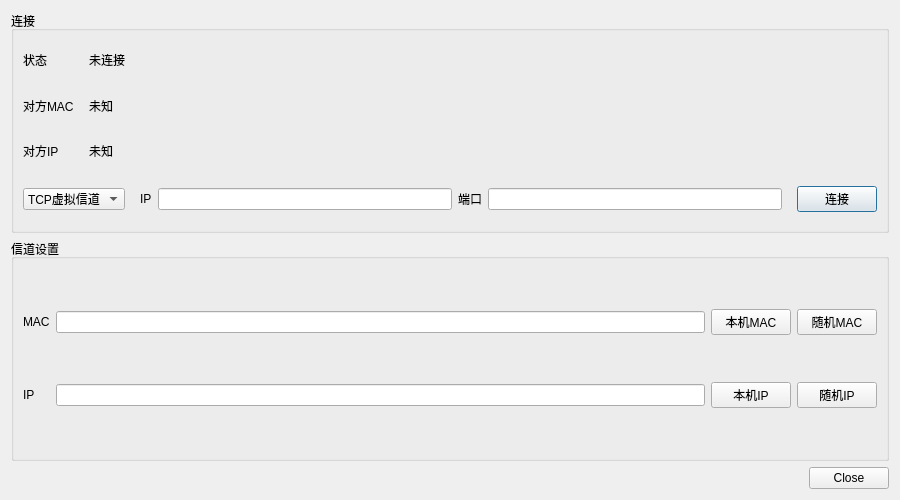
<?xml version="1.0" encoding="UTF-8"?>
<ui version="4.0">
 <class>ConnDialog</class>
 <widget class="QDialog" name="ConnDialog">
  <property name="geometry">
   <rect>
    <x>0</x>
    <y>0</y>
    <width>900</width>
    <height>500</height>
   </rect>
  </property>
  <property name="sizePolicy">
   <sizepolicy hsizetype="Preferred" vsizetype="Minimum">
    <horstretch>0</horstretch>
    <verstretch>0</verstretch>
   </sizepolicy>
  </property>
  <property name="minimumSize">
   <size>
    <width>900</width>
    <height>500</height>
   </size>
  </property>
  <property name="maximumSize">
   <size>
    <width>900</width>
    <height>500</height>
   </size>
  </property>
  <property name="windowTitle">
   <string>设置虚拟信道</string>
  </property>
  <layout class="QVBoxLayout" name="verticalLayout">
   <item>
    <widget class="QGroupBox" name="groupBox">
     <property name="title">
      <string>连接</string>
     </property>
     <layout class="QGridLayout" name="gridLayout">
      <item row="3" column="6">
       <widget class="QPushButton" name="pushButton_5">
        <property name="sizePolicy">
         <sizepolicy hsizetype="Maximum" vsizetype="Fixed">
          <horstretch>0</horstretch>
          <verstretch>0</verstretch>
         </sizepolicy>
        </property>
        <property name="text">
         <string>连接</string>
        </property>
       </widget>
      </item>
      <item row="1" column="2">
       <widget class="QLabel" name="label_4">
        <property name="text">
         <string>未知</string>
        </property>
       </widget>
      </item>
      <item row="0" column="0">
       <widget class="QLabel" name="label_3">
        <property name="text">
         <string>状态</string>
        </property>
       </widget>
      </item>
      <item row="0" column="2">
       <widget class="QLabel" name="label_5">
        <property name="text">
         <string>未连接</string>
        </property>
       </widget>
      </item>
      <item row="3" column="0" colspan="3">
       <widget class="QComboBox" name="comboBox">
        <item>
         <property name="text">
          <string>TCP虚拟信道</string>
         </property>
        </item>
        <item>
         <property name="text">
          <string>COM信道</string>
         </property>
        </item>
       </widget>
      </item>
      <item row="1" column="0">
       <widget class="QLabel" name="label_6">
        <property name="text">
         <string>对方MAC</string>
        </property>
       </widget>
      </item>
      <item row="2" column="0">
       <widget class="QLabel" name="label_7">
        <property name="text">
         <string>对方IP</string>
        </property>
       </widget>
      </item>
      <item row="3" column="3">
       <widget class="QStackedWidget" name="stackedWidget">
        <property name="sizePolicy">
         <sizepolicy hsizetype="Preferred" vsizetype="Maximum">
          <horstretch>0</horstretch>
          <verstretch>0</verstretch>
         </sizepolicy>
        </property>
        <property name="currentIndex">
         <number>0</number>
        </property>
        <widget class="QWidget" name="page">
         <layout class="QHBoxLayout" name="horizontalLayout">
          <item>
           <widget class="QLabel" name="label_10">
            <property name="text">
             <string>IP</string>
            </property>
           </widget>
          </item>
          <item>
           <widget class="QLineEdit" name="lineEdit_3"/>
          </item>
          <item>
           <widget class="QLabel" name="label_9">
            <property name="sizePolicy">
             <sizepolicy hsizetype="Minimum" vsizetype="Minimum">
              <horstretch>0</horstretch>
              <verstretch>0</verstretch>
             </sizepolicy>
            </property>
            <property name="text">
             <string>端口</string>
            </property>
           </widget>
          </item>
          <item>
           <widget class="QLineEdit" name="lineEdit_4"/>
          </item>
         </layout>
        </widget>
        <widget class="QWidget" name="page_2">
         <layout class="QHBoxLayout" name="horizontalLayout_2">
          <item>
           <widget class="QLabel" name="label_11">
            <property name="sizePolicy">
             <sizepolicy hsizetype="Maximum" vsizetype="Maximum">
              <horstretch>0</horstretch>
              <verstretch>0</verstretch>
             </sizepolicy>
            </property>
            <property name="text">
             <string>COM端口号</string>
            </property>
           </widget>
          </item>
          <item>
           <widget class="QComboBox" name="comboBox_2">
            <property name="sizePolicy">
             <sizepolicy hsizetype="Minimum" vsizetype="Fixed">
              <horstretch>0</horstretch>
              <verstretch>0</verstretch>
             </sizepolicy>
            </property>
           </widget>
          </item>
          <item>
           <widget class="QPushButton" name="pushButton_6">
            <property name="sizePolicy">
             <sizepolicy hsizetype="Maximum" vsizetype="Fixed">
              <horstretch>0</horstretch>
              <verstretch>0</verstretch>
             </sizepolicy>
            </property>
            <property name="text">
             <string>刷新</string>
            </property>
           </widget>
          </item>
         </layout>
        </widget>
       </widget>
      </item>
      <item row="2" column="2">
       <widget class="QLabel" name="label_8">
        <property name="text">
         <string>未知</string>
        </property>
       </widget>
      </item>
     </layout>
    </widget>
   </item>
   <item>
    <widget class="QGroupBox" name="groupBox_2">
     <property name="title">
      <string>信道设置</string>
     </property>
     <layout class="QGridLayout" name="gridLayout_2">
      <item row="0" column="0">
       <widget class="QLabel" name="label">
        <property name="text">
         <string>MAC</string>
        </property>
       </widget>
      </item>
      <item row="1" column="2">
       <widget class="QPushButton" name="pushButton_3">
        <property name="text">
         <string>本机IP</string>
        </property>
       </widget>
      </item>
      <item row="1" column="0">
       <widget class="QLabel" name="label_2">
        <property name="text">
         <string>IP</string>
        </property>
       </widget>
      </item>
      <item row="1" column="1">
       <widget class="QLineEdit" name="lineEdit_2"/>
      </item>
      <item row="0" column="2">
       <widget class="QPushButton" name="pushButton">
        <property name="text">
         <string>本机MAC</string>
        </property>
       </widget>
      </item>
      <item row="0" column="3">
       <widget class="QPushButton" name="pushButton_2">
        <property name="text">
         <string>随机MAC</string>
        </property>
       </widget>
      </item>
      <item row="1" column="3">
       <widget class="QPushButton" name="pushButton_4">
        <property name="text">
         <string>随机IP</string>
        </property>
       </widget>
      </item>
      <item row="0" column="1">
       <widget class="QLineEdit" name="lineEdit"/>
      </item>
     </layout>
    </widget>
   </item>
   <item>
    <widget class="QDialogButtonBox" name="buttonBox">
     <property name="orientation">
      <enum>Qt::Horizontal</enum>
     </property>
     <property name="standardButtons">
      <set>QDialogButtonBox::Close</set>
     </property>
    </widget>
   </item>
  </layout>
 </widget>
 <resources/>
 <connections>
  <connection>
   <sender>buttonBox</sender>
   <signal>accepted()</signal>
   <receiver>ConnDialog</receiver>
   <slot>accept()</slot>
   <hints>
    <hint type="sourcelabel">
     <x>248</x>
     <y>254</y>
    </hint>
    <hint type="destinationlabel">
     <x>157</x>
     <y>274</y>
    </hint>
   </hints>
  </connection>
  <connection>
   <sender>buttonBox</sender>
   <signal>rejected()</signal>
   <receiver>ConnDialog</receiver>
   <slot>reject()</slot>
   <hints>
    <hint type="sourcelabel">
     <x>316</x>
     <y>260</y>
    </hint>
    <hint type="destinationlabel">
     <x>286</x>
     <y>274</y>
    </hint>
   </hints>
  </connection>
 </connections>
</ui>
